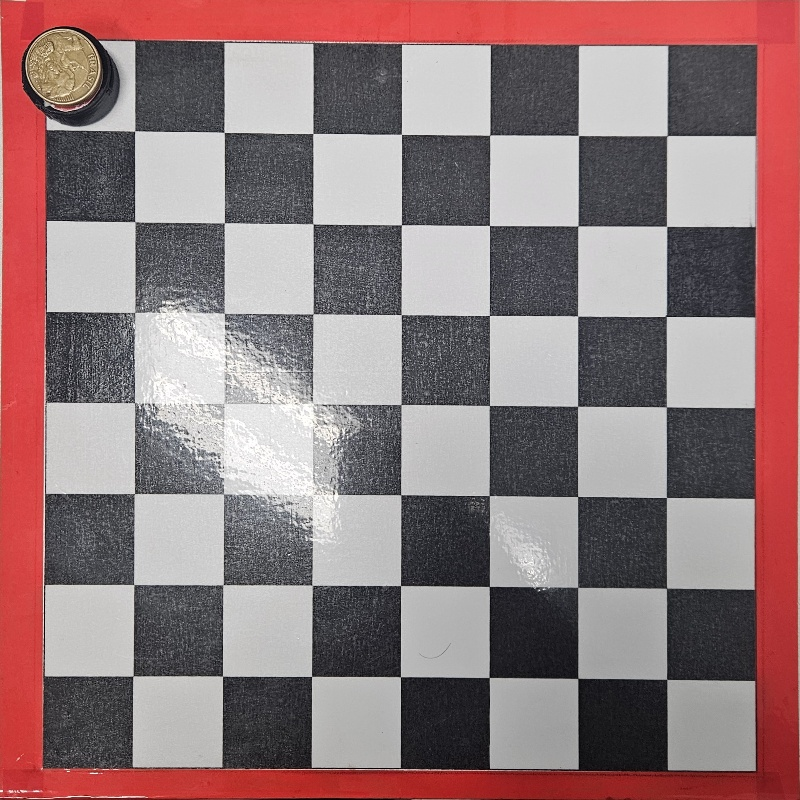
#> input picture server/antes2.jpg, 800 x 800 px
$ jupyter execute chess.ipynb
#> lines starting #> are read from the running program, lines starting #| are printed output that depends on the picture; after the words box and inside, x2 and y2 are one past the last pixel; in counts of white or black regions, pixels touching at a corner belong together
[cell 1]
import cv2
import numpy as np
import matplotlib.pyplot as plt

[cell 2]
img1 = cv2.imread('antes2.jpg')
#> img1 is the input picture: shape (800, 800, 3); mean B, G, R 123.3, 121.8, 147.2
img2 = cv2.imread('depois2.jpg')
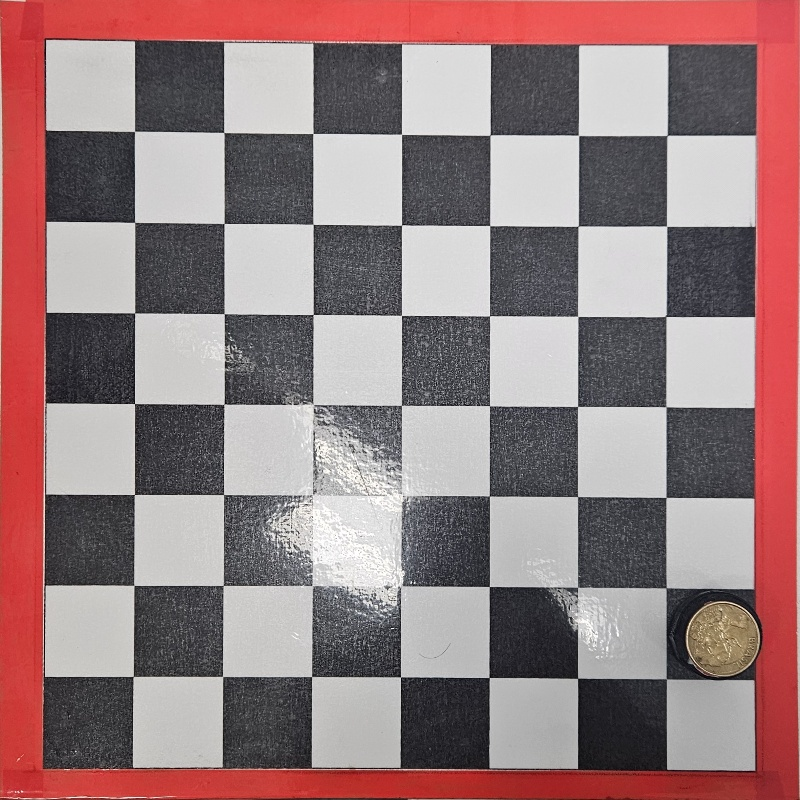
#> input picture server/depois2.jpg, 800 x 800 px
#> img2 is the input picture: shape (800, 800, 3); mean B, G, R 126.8, 125.5, 151.8
img1_rgb = cv2.cvtColor(img1, cv2.COLOR_BGR2RGB)
img2_rgb = cv2.cvtColor(img2, cv2.COLOR_BGR2RGB)

height, width = img1.shape[:2]
#> height = 800; width = 800

cell_w = width // 8
#> cell_w = 100
cell_h = height // 8
#> cell_h = 100

print("Largura e altura da celula", cell_w, cell_h)
#| Largura e altura da celula 100 100

[cell 3]
plt.figure(figsize=(10, 5))

plt.subplot(1, 2, 1)
plt.imshow(img1_rgb)
plt.title('Antes')
plt.axis('off')

plt.subplot(1, 2, 2)
plt.imshow(img2_rgb)
plt.title('Depois')
plt.axis('off')

plt.tight_layout()
plt.show()
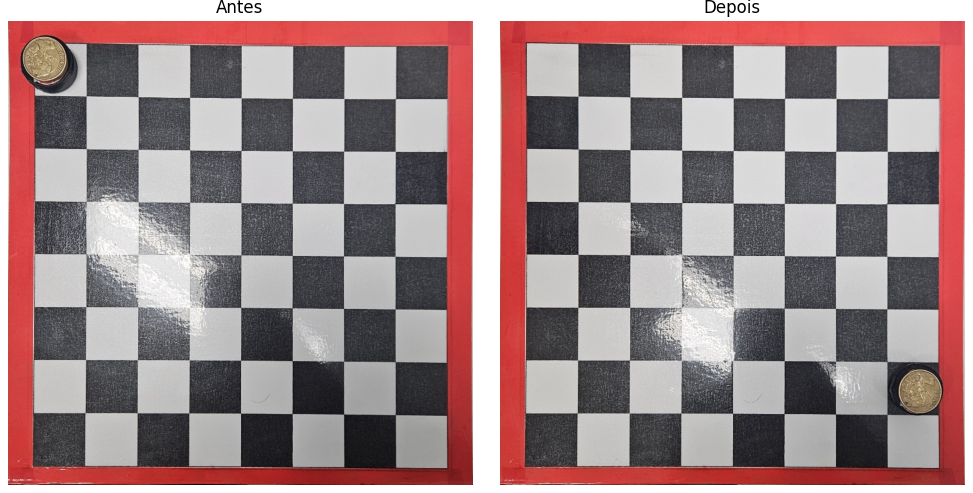
#> figure drawn by matplotlib, 2 panels

[cell 4]
gray1 = cv2.cvtColor(img1, cv2.COLOR_BGR2GRAY)
gray2 = cv2.cvtColor(img2, cv2.COLOR_BGR2GRAY)
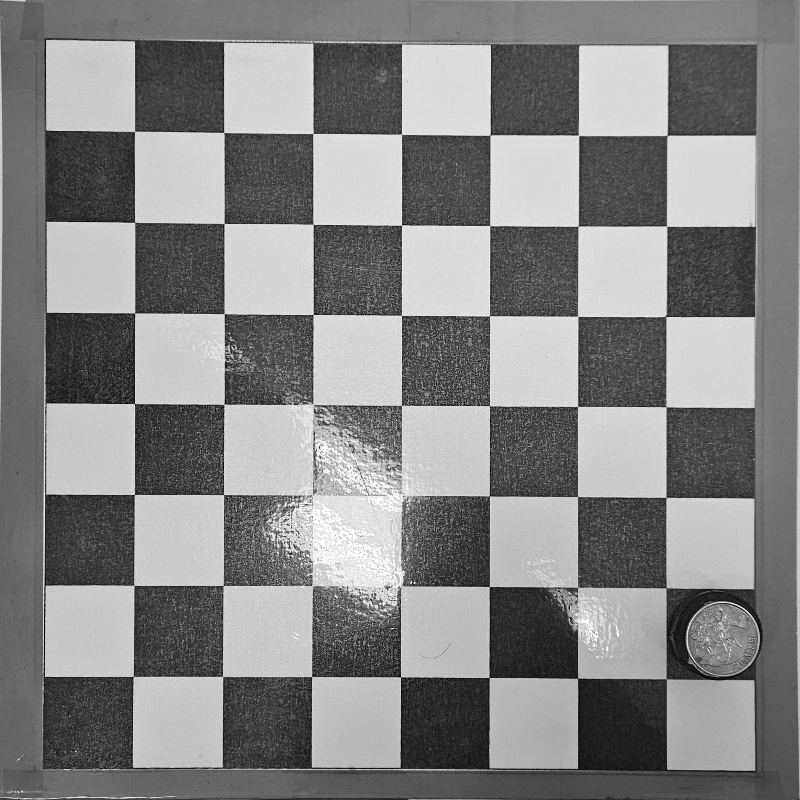
#> gray2: shape (800, 800); min 0, max 255, mean 133.5

plt.figure(figsize=(10, 5))

plt.subplot(1, 2, 1)
plt.imshow(gray1, cmap='gray')
plt.title('Antes (Cinza)')
plt.axis('off')

plt.subplot(1, 2, 2)
plt.imshow(gray2, cmap='gray')
plt.title('Depois (Cinza)')
plt.axis('off')

plt.tight_layout()
plt.show()

[cell 5]
gray1_blur = cv2.GaussianBlur(gray1, (5, 5), 0)
gray2_blur = cv2.GaussianBlur(gray2, (5, 5), 0)
diff = cv2.absdiff(gray1_blur, gray2_blur)
_, thresh = cv2.threshold(diff, 40, 255, cv2.THRESH_BINARY)
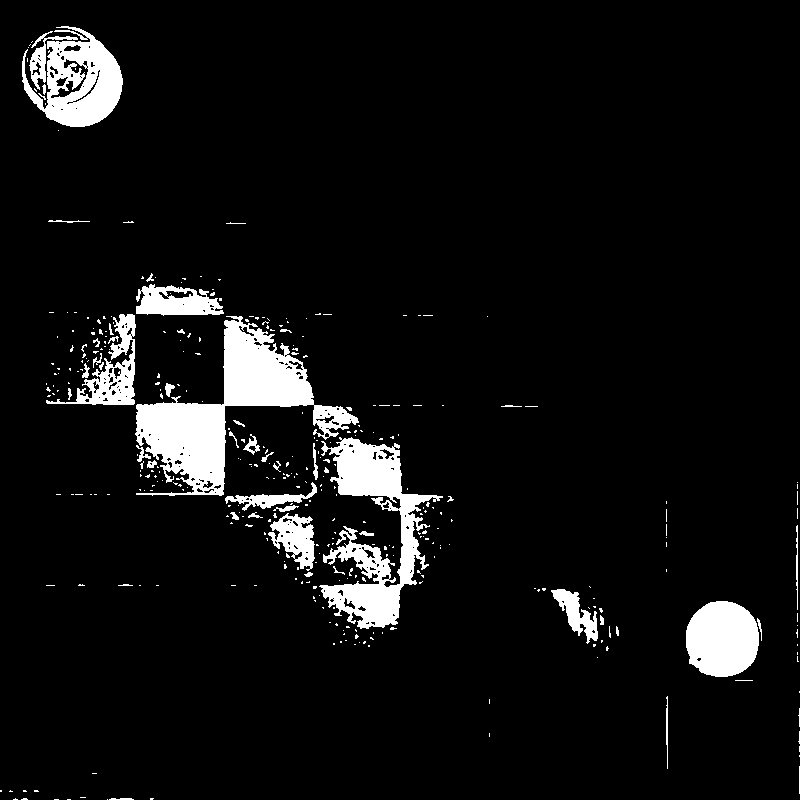
#> thresh: shape (800, 800); 6.8% white; 365 white regions (316 under 20 px), largest, box (x1, y1, x2, y2) and area: (135, 316, 359, 496) 12750, (319, 437, 443, 629) 9046, (22, 26, 123, 127) 5458
kernel = np.ones((3, 3), np.uint8)
thresh = cv2.morphologyEx(thresh, cv2.MORPH_OPEN, kernel)
#> thresh: shape (800, 800); 6.1% white; 101 white regions (52 under 20 px), largest, box (x1, y1, x2, y2) and area: (136, 320, 358, 496) 12147, (321, 438, 432, 629) 8178, (22, 27, 123, 127) 5198
thresh = cv2.morphologyEx(thresh, cv2.MORPH_CLOSE, kernel)
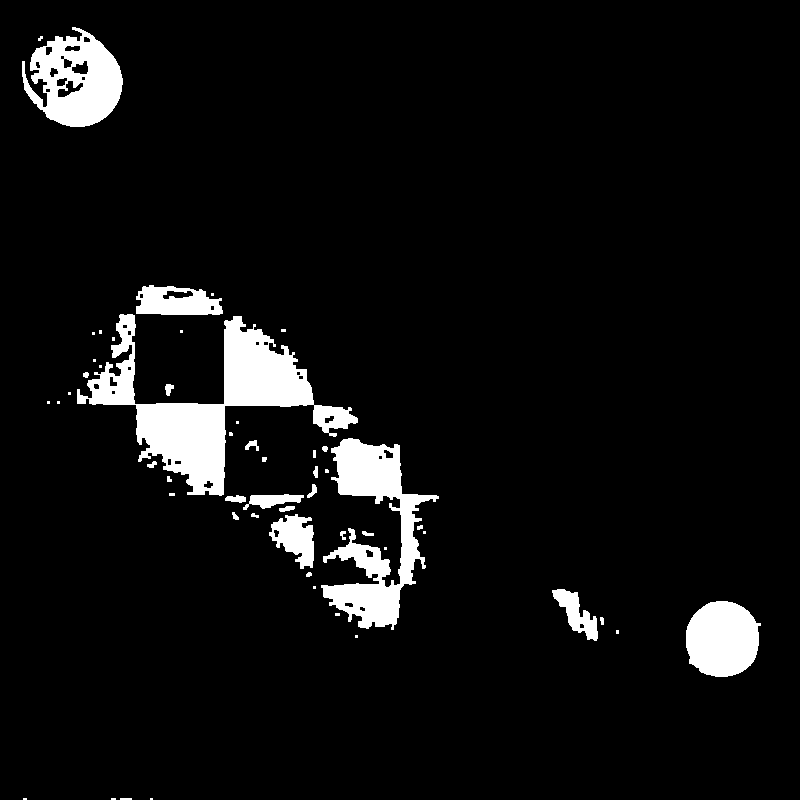
#> thresh: shape (800, 800); 6.3% white; 53 white regions (25 under 20 px)

# Encontrar contornos
contours, _ = cv2.findContours(thresh, cv2.RETR_EXTERNAL, cv2.CHAIN_APPROX_SIMPLE)
#> contours = 53 contours, 33 with area under 20; largest, box (x1, y1, x2, y2) and area: (77, 314, 358, 496) 14558, (321, 438, 439, 630) 8397, (22, 27, 123, 127) 6506, (686, 601, 761, 677) 4394, (136, 285, 223, 315) 1964

# Criar imagens de saída
output_contours = img1_rgb.copy()
cv2.drawContours(output_contours, contours, -1, (255, 0, 0), 2)
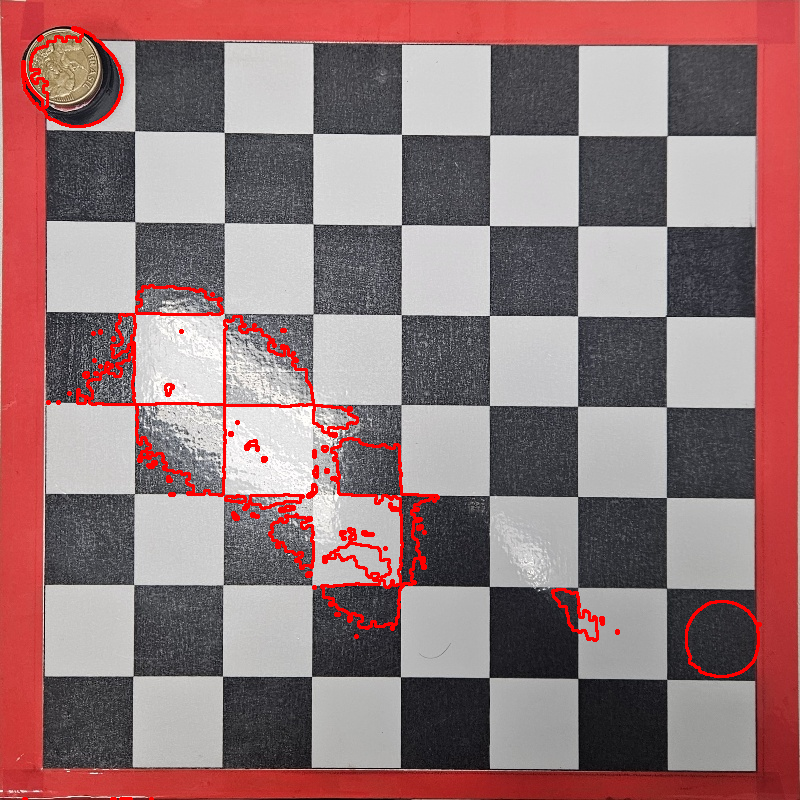
#> output_contours: shape (800, 800, 3); mean R, G, B 150, 118.6, 120.1

output_centers = img1_rgb.copy()
centers = []

min_area = 800  # você pode ajustar esse valor
for cnt in contours:
    if cv2.contourArea(cnt) < min_area:
        continue  # ignora contornos pequenos
    M = cv2.moments(cnt)
    if M['m00'] > 0:
        cx = int(M['m10'] / M['m00'])
        cy = int(M['m01'] / M['m00'])
        centers.append((cx, cy))
        cv2.circle(output_centers, (cx, cy), 15, (255, 0, 0), -1)
#> this loop made 53 passes
#> (cx, cy) on passes 9, 10, 18, 34, 49, 51, 53: (721, 638), (576, 613), (294, 537), (373, 531), (211, 403), (175, 301), (75, 79)
#> cnt on passes 1 to 6: [[150, 798], [150, 799], [152, 799], [152, 798]], [[120, 798], [120, 799], [131, 799], [131, 798]], [[111, 798], [111, 799], [115, 799], [115, 798]], [[23, 798], [23, 799], [26, 799], [26, 798]], [[355, 635], [355, 637], [357, 637], [357, 635]], [[616, 630], [616, 633], [618, 633], [618, 630]]
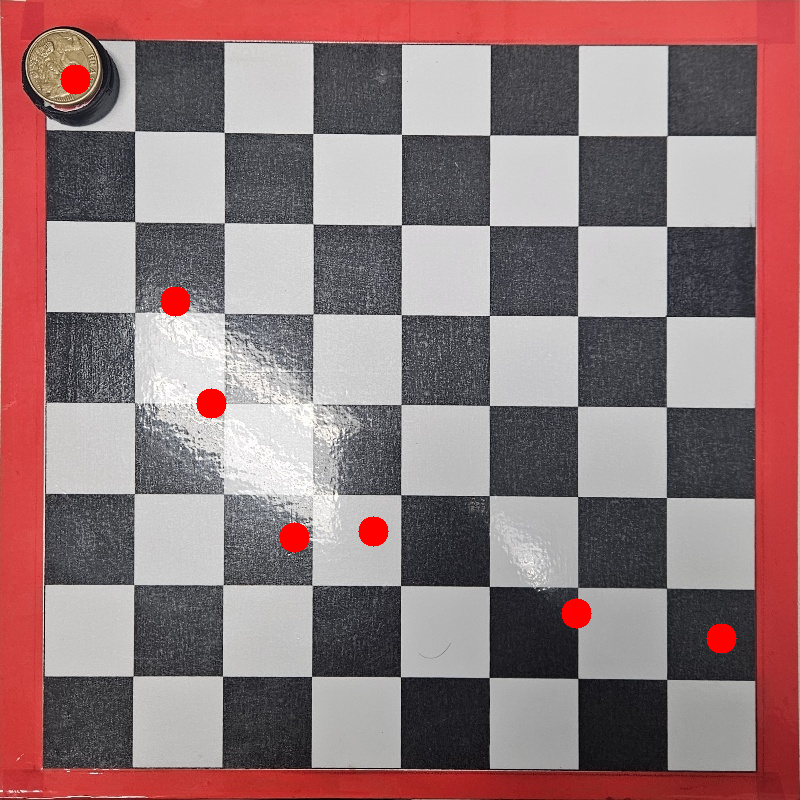
#> output_centers: shape (800, 800, 3); mean R, G, B 148, 120.7, 122.2
#> after the loop, centers = [(721, 638), (576, 613), (294, 537), (373, 531), (211, 403), (175, 301), (75, 79)]

# Exibir em layout 2x2
plt.figure(figsize=(14, 10))

plt.subplot(2, 2, 1)
plt.imshow(diff, cmap='gray')
plt.title('Diferença')
plt.axis('off')

plt.subplot(2, 2, 2)
plt.imshow(thresh, cmap='gray')
plt.title('Limiar')
plt.axis('off')

plt.subplot(2, 2, 3)
plt.imshow(output_contours)
plt.title('Contornos')
plt.axis('off')

plt.subplot(2, 2, 4)
plt.imshow(output_centers)
plt.title('Centros')
plt.axis('off')

plt.tight_layout()
plt.show()

[cell 6]
casas = []
for cx, cy in centers:
    col = cx // cell_w  # coluna (0 a 7)
    row = cy // cell_h  # linha (0 a 7)
    casas.append((row, col))  # linha 0 é a de cima, coluna 0 é a da esquerda
#> this loop made 7 passes
#> (cx, cy, col, row) on passes 1 to 7: (721, 638, 7, 6), (576, 613, 5, 6), (294, 537, 2, 5), (373, 531, 3, 5), (211, 403, 2, 4), (175, 301, 1, 3), (75, 79, 0, 0)
#> after the loop, casas = [(6, 7), (6, 5), (5, 2), (5, 3), (4, 2), (3, 1), (0, 0)]

print("Casas onde houve mudanças:", casas)
#| Casas onde houve mudanças: [(6, 7), (6, 5), (5, 2), (5, 3), (4, 2), (3, 1), (0, 0)]

[cell 7]
def posicao_xadrez(row, col):
    col_letra = chr(ord('a') + col)
    row_num = 8 - row  # linha 0 é a 8ª linha no xadrez
    return f"{col_letra}{row_num}"

nomes = [posicao_xadrez(r, c) for r, c in casas]
#> nomes = ['h2', 'f2', 'c3', 'd3', 'c4', 'b5', 'a8']
print("Posições das casas em notação de xadrez:", nomes)
#| Posições das casas em notação de xadrez: ['h2', 'f2', 'c3', 'd3', 'c4', 'b5', 'a8']
